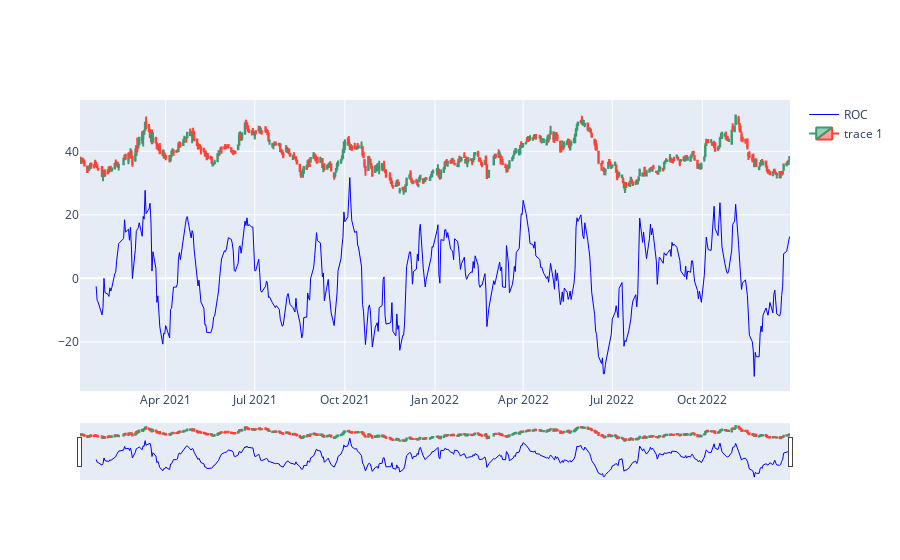

This figure's notebook cell:
### Code cell
resultados_roc = ta.momentum.ROCIndicator(df["Close"],12,False)

roc_list = list()

i=0
while i< len(resultados_roc.roc()):
    
    if(resultados_roc.roc()[i] != None):
        
        roc_list.append(resultados_roc.roc()[i])
        
    i+=1
    
fig = go.Figure()

fig.add_trace(
    go.Scatter(
        name="ROC",
        x=df.index,
        y=roc_list,
        line=dict(color='blue', width=1))
)

fig.add_trace(go.Candlestick(
        x=df.index,
        open=df['Open'],
        high=df['High'],
        low=df['Low'],
        close=df['Close']))

### Figure 1 — Plotly figure (JSON) as saved in the notebook; plotly's stock layout.template omitted (floating-point values rounded to 4 significant figures; data arrays with more than 128 entries replaced by an {"elided": "..."} marker saying what was removed)
{"data": [{"line": {"color": "blue", "width": 1}, "name": "ROC", "type": "scatter", "x": {"elided": "497 str values"}, "y": {"elided": "497 float values"}}, {"close": {"elided": "497 float values"}, "high": {"elided": "497 float values"}, "low": {"elided": "497 float values"}, "open": {"elided": "497 float values"}, "type": "candlestick", "x": {"elided": "497 str values"}}], "layout": {}}
